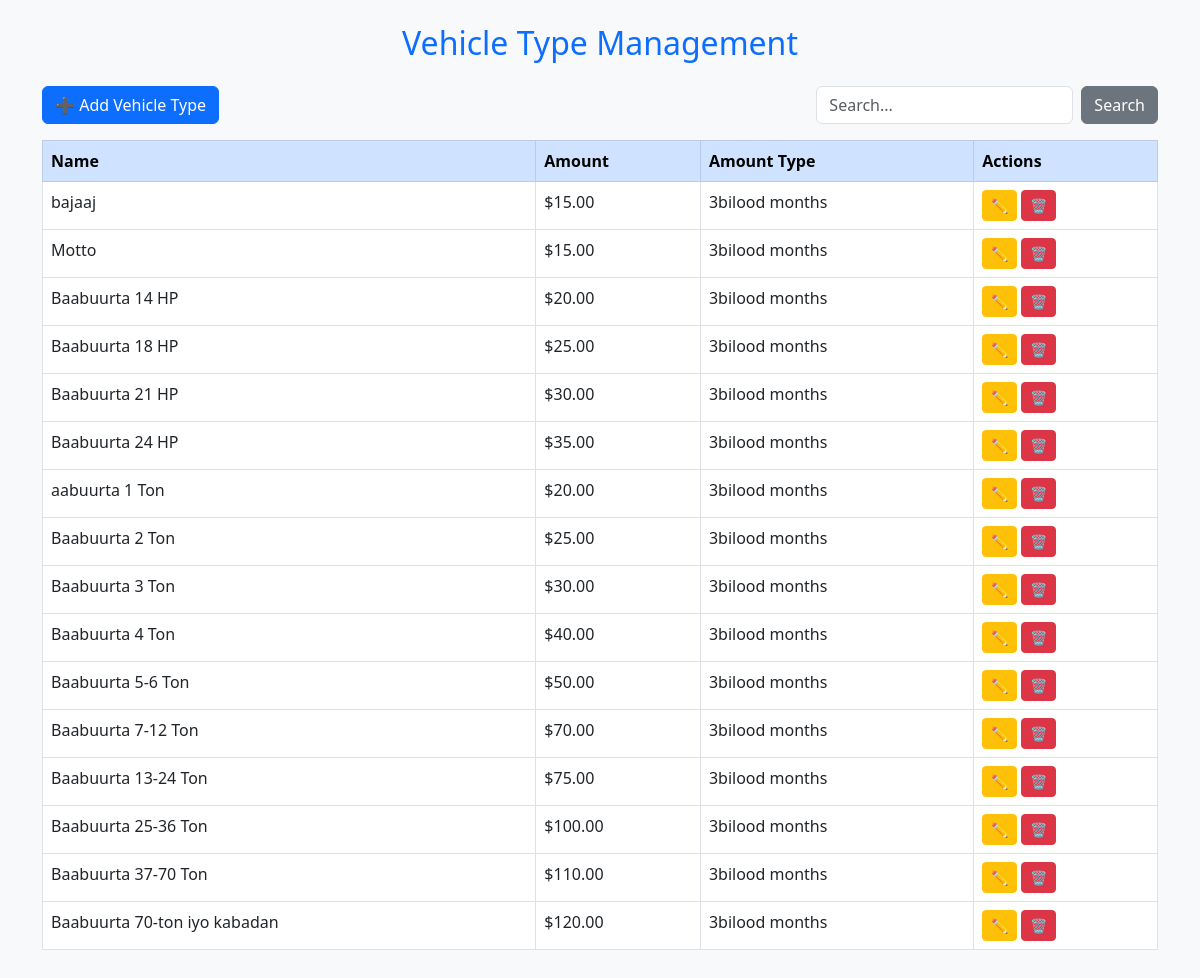
/dashboard/add_vehicle_type.php, run on the app's committed database.
### tables this page shows
CREATE TABLE `vehicle_types` (
  `id` int(11) NOT NULL,
  `name` varchar(100) NOT NULL,
  `amount` decimal(10,2) DEFAULT NULL,
  `amount_type` varchar(100) DEFAULT NULL
);

### dashboard/add_vehicle_type.php (the view, shortened to what this page needs)
<?php
include '../db.php';
$search = isset($_GET['search']) ? $conn->real_escape_string($_GET['search']) : "";
$sql = "SELECT * FROM vehicle_types";
$result = $conn->query($sql);
?>
<!DOCTYPE html>
<html>
<head>
    <link href="https://cdn.jsdelivr.net/npm/bootstrap@5.3.0/dist/css/bootstrap.min.css" rel="stylesheet">
</head>
<body class="bg-light p-4">
<div class="container">
    <h2 class="text-center text-primary mb-4">Vehicle Type Management</h2>
    <div class="d-flex justify-content-between align-items-center mb-3">
        <button class="btn btn-primary" data-bs-toggle="modal" data-bs-target="#addModal">➕ Add Vehicle Type</button>
        <form method="GET" class="d-flex">
            <input type="text" name="search" class="form-control" placeholder="Search..." value="<?= htmlspecialchars($search) ?>">
            <button class="btn btn-secondary ms-2">Search</button>
        </form>
    </div>
    <table class="table table-bordered bg-white">
        <thead class="table-primary">
            <tr>
                <th>Name</th>
                <th>Amount</th>
                <th>Amount Type</th>
                <th>Actions</th>
            </tr>
        </thead>
        <tbody>
        <?php while ($row = $result->fetch_assoc()): ?>
            <tr>
                <td><?= htmlspecialchars($row['name']) ?></td>
                <td>$<?= number_format($row['amount'], 2) ?></td>
                <td><?= htmlspecialchars($row['amount_type']) ?> months</td>
                <td>
                    <button class="btn btn-sm btn-warning" data-bs-toggle="modal" data-bs-target="#editModal"
                            onclick="setEditData('<?= $row['id'] ?>', '<?= htmlspecialchars($row['name']) ?>', '<?= $row['amount'] ?>', '<?= $row['amount_type'] ?>')">
                        ✏️
                    </button>
                    <a href="delete_type.php?id=<?= $row['id'] ?>" class="btn btn-sm btn-danger" onclick="return confirm('Are you sure?');">
  🗑️
</a>
                </td>
            </tr>
        <?php endwhile; ?>
        </tbody>
    </table>
</div>
</body>
</html>

### data on the page
vehicle_types: name "bajaaj", amount "15.00", amount_type "3bilood"
vehicle_types: name "Motto", amount "15.00", amount_type "3bilood"
vehicle_types: name "Baabuurta 14 HP", amount "20.00", amount_type "3bilood"
vehicle_types: name "Baabuurta 18 HP", amount "25.00", amount_type "3bilood"
vehicle_types: name "Baabuurta 21 HP", amount "30.00", amount_type "3bilood"
vehicle_types: name "Baabuurta 24 HP", amount "35.00", amount_type "3bilood"
vehicle_types: name "aabuurta 1 Ton", amount "20.00", amount_type "3bilood"
vehicle_types: name "Baabuurta 2 Ton", amount "25.00", amount_type "3bilood"
vehicle_types: name "Baabuurta 3 Ton", amount "30.00", amount_type "3bilood"
vehicle_types: name "Baabuurta 4 Ton", amount "40.00", amount_type "3bilood"
vehicle_types: name "Baabuurta 5-6 Ton", amount "50.00", amount_type "3bilood"
vehicle_types: name "Baabuurta 7-12 Ton", amount "70.00", amount_type "3bilood"
vehicle_types: name "Baabuurta 13-24 Ton", amount "75.00", amount_type "3bilood"
vehicle_types: name "Baabuurta 25-36 Ton", amount "100.00", amount_type "3bilood"
vehicle_types: name "Baabuurta 37-70 Ton", amount "110.00", amount_type "3bilood"
vehicle_types: name "Baabuurta 70-ton iyo kabadan", amount "120.00", amount_type "3bilood"
